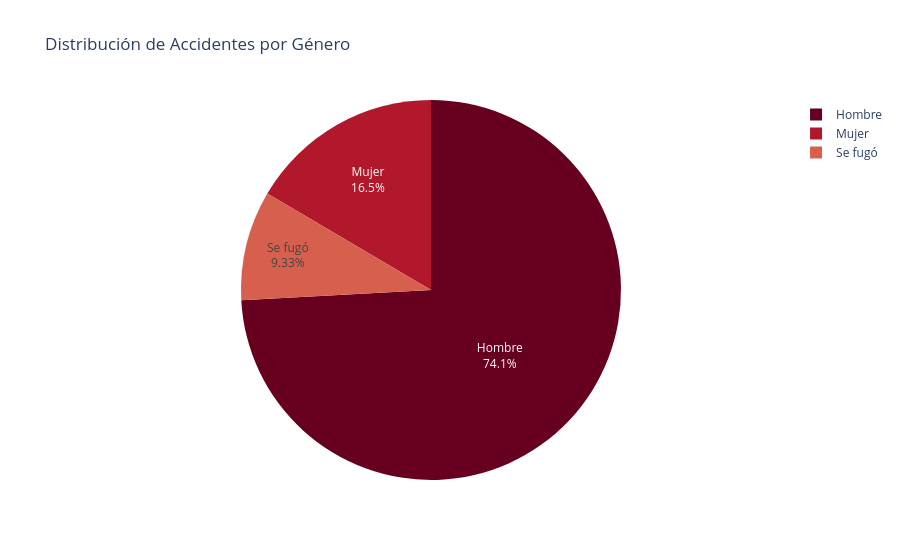

The code cell stored with this chart in its notebook:
### Markdown cell above
De lo anterior se puede concluir que la mayor parte de las personas involucradas en accidentes de tránsito son varones, las víctimas cuentan con 30 años y la mayor parte de estos accidentes envuelven problemas con automóviles de uso personal. 
Como veremos a continuación con la comparación de estos datos predominantes frente al resto del conjunto, cada uno de estos datos tiene mucha más probabilidad de ocurrir que todos los demás. Las siguientes gráficas presentan el contraste entre cada una de las categorías y sus conjuntos de datos.

### Code cell
# GÉNERO DE LAS VÍCTIMAS
df_sexo = df['SEXO'].value_counts().reset_index()
df_sexo.columns = ['Género', 'Total']

fig_sexo = px.pie(df_sexo, values='Total', names='Género',
                  title='Distribución de Accidentes por Género',
                  color_discrete_sequence=px.colors.sequential.RdBu)
fig_sexo.update_traces(textinfo='percent+label')
fig_sexo.show()

### Figure 1 — Plotly figure (JSON) as saved in the notebook; plotly's stock layout.template omitted (floating-point values rounded to 4 significant figures)
{"data": [{"domain": {"x": [0, 1], "y": [0, 1]}, "hovertemplate": "Género=%{label}<br>Total=%{value}<extra></extra>", "labels": ["Hombre", "Mujer", "Se fugó"], "legendgroup": "", "name": "", "showlegend": true, "textinfo": "percent+label", "type": "pie", "values": [277364, 61794, 34920]}], "layout": {"legend": {"tracegroupgap": 0}, "piecolorway": ["rgb(103,0,31)", "rgb(178,24,43)", "rgb(214,96,77)", "rgb(244,165,130)", "rgb(253,219,199)", "rgb(247,247,247)", "rgb(209,229,240)", "rgb(146,197,222)", "rgb(67,147,195)", "rgb(33,102,172)", "rgb(5,48,97)"], "title": {"text": "Distribución de Accidentes por Género"}}}
